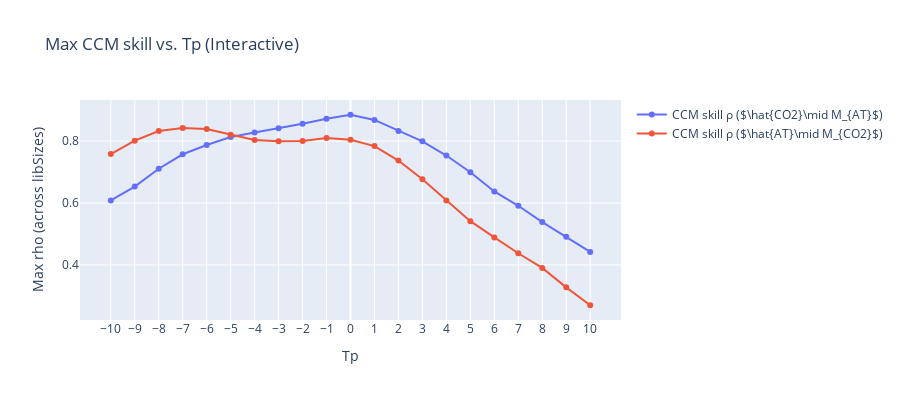

This figure's notebook cell:
### Code cell
from toolbox import ccm_functions as cf
import importlib
importlib.reload(cf)
 

Tps_list, forward_rhos, reverse_rhos = cf.find_optimal_Tp(
    df_sd      = df_AT,
    df_pre     = df_CO2,
    E          = 4,
    tau        = -2,
    libSizes   = "100",
    sample     = 100,
    Tps        = range(-10, 11),
    interactive=True   
)

### Figure 1 — Plotly figure (JSON) as saved in the notebook; plotly's stock layout.template omitted (floating-point values rounded to 4 significant figures)
{"data": [{"mode": "lines+markers", "name": "CCM skill ρ ($\\hat{CO2}\\mid M_{AT}$)", "type": "scatter", "x": [-10, -9, -8, -7, -6, -5, -4, -3, -2, -1, 0, 1, 2, 3, 4, 5, 6, 7, 8, 9, 10], "y": [0.6085, 0.6531, 0.7108, 0.7574, 0.7874, 0.8133, 0.8278, 0.8417, 0.856, 0.8724, 0.8851, 0.8683, 0.833, 0.7994, 0.7533, 0.6993, 0.6375, 0.5911, 0.5384, 0.491, 0.442]}, {"mode": "lines+markers", "name": "CCM skill ρ ($\\hat{AT}\\mid M_{CO2}$)", "type": "scatter", "x": [-10, -9, -8, -7, -6, -5, -4, -3, -2, -1, 0, 1, 2, 3, 4, 5, 6, 7, 8, 9, 10], "y": [0.7581, 0.8014, 0.8326, 0.842, 0.8387, 0.8203, 0.8036, 0.7992, 0.8006, 0.8099, 0.8046, 0.7839, 0.7371, 0.6769, 0.6082, 0.5415, 0.4888, 0.4377, 0.3904, 0.3277, 0.2699]}], "layout": {"height": 400, "title": {"text": "Max CCM skill vs. Tp (Interactive)"}, "width": 900, "xaxis": {"tickmode": "array", "tickvals": [-10, -9, -8, -7, -6, -5, -4, -3, -2, -1, 0, 1, 2, 3, 4, 5, 6, 7, 8, 9, 10], "title": {"text": "Tp"}}, "yaxis": {"title": {"text": "Max rho (across libSizes)"}}}}
